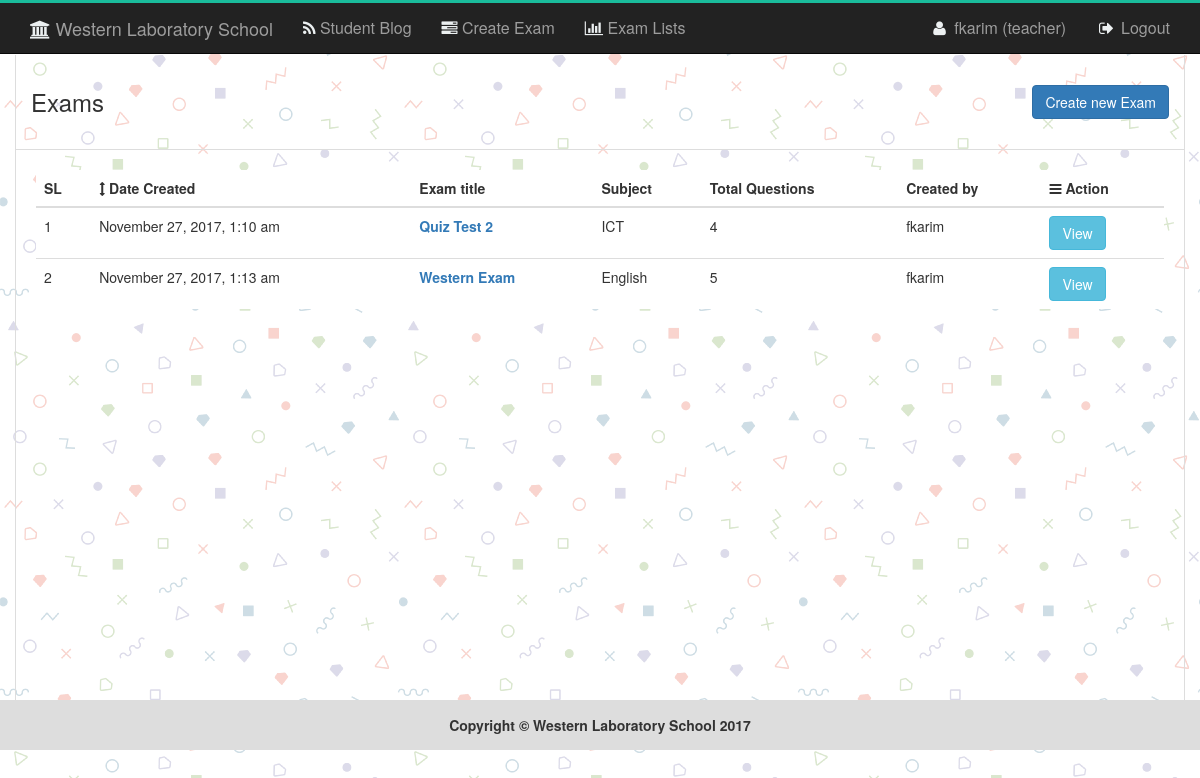
Page /examlist.php (signed in) on the committed database.
### tables this page shows
CREATE TABLE `tbl_exam` (
  `id` int(11) NOT NULL,
  `name` varchar(50) NOT NULL,
  `subject` varchar(50) NOT NULL,
  `author` varchar(50) NOT NULL,
  `edate` timestamp NOT NULL DEFAULT CURRENT_TIMESTAMP
);

### libs/Session.php (called while the page is built, shortened)
<?php
class Session{
	 public static function get($key){
	 	if (isset($_SESSION[$key])) {
	 		return $_SESSION[$key];
	 	} else {
	 		return false;
	 	}
	 }
}
?>

### libs/Database.php (called while the page is built, shortened)
<?php
Class Database{
	public $host   = DB_HOST;
	public $user   = DB_USER;
	public $pass   = DB_PASS;
	public $dbname = DB_NAME;
	public $link;
	private function connectDB(){
	$this->link = new mysqli($this->host, $this->user, $this->pass, $this->dbname);
 }
	public function select($query){
		$result = $this->link->query($query) or die($this->link->error.__LINE__);
		if($result->num_rows > 0){
			return $result;
		} else {
			return false;
		}
	}
}

### classes/exam.php (called while the page is built, shortened)
<?php
	include_once ("/../libs/Session.php");
    include_once ("/../libs/Database.php");
    include_once ("/../helpers/Format.php");
Class Exam{
	private $db;
	public function __construct(){
		$this->db = new Database();
	}
	public function getAllExam(){
			$query = "SELECT * FROM tbl_exam";
			$getData = $this->db->select($query);
			if($getData){
			return $getData;
			}else{
				return false;
			}
		}
	public function getQuestionByExam($id){
			$query = "SELECT * FROM tbl_ques WHERE examid='$id'";
			$getData = $this->db->select($query);
			if ($getData) {
				return $getData->num_rows;
			}else{
				return 0;
			}
	}
	}
?>

### helpers/Format.php (called while the page is built, shortened)
<?php
class Format{
	public function formatDate($date){
		return date('F j, Y, g:i a', strtotime($date));
	}
}
?>

### examlist.php (the view, shortened to what this page needs)
<?php
include_once "header.php";
?>
<section id="examlist">
    <div class="container obls_margin obls_border">
        <div class="row">
            <div class="col-md-6 examlistpad">
                <span style="font-size:24px;">Exams</span>
            </div>
            <?php
              if(!Session::get("checkusertype")){
            ?>
            <div class="col-md-6 text-right examlistpad">
                <div class="">
                  <a href="createexam.php" class="btn btn-primary">Create new Exam</a>
                </div>
            </div>
            <?php } ?>
        </div>
        <div class="row" id="postdetails">
            <div class="col-md-12" style="padding:20px;">
                <table class="table table-hover exlisttable" style="background:#fff">
                    <thead>
                      <tr>
                        <th>SL</th>
                        <th><i class="fa fa-arrows-v" aria-hidden="true"></i> Date Created</th>
                        <th>Exam title</th>
                        <th>Subject</th>
                        <th>Total Questions</th>
                        <th>Created by</th>
                        <th><i class="fa fa-bars" aria-hidden="true"></i> Action</th>
                      </tr>
                    </thead>
                    <tbody>
                    <?php
                    $i=0;
                    $getex= $ex->getAllExam();
                    if ($getex) {
                    while ($row = $getex->fetch_assoc()) {
                      $i++;
                      $gettotal = $ex->getQuestionByExam($row['id']);
                ?>
                      <tr>
                        <td><?php echo $i;?></td>
                        <td><?php echo $fm->formatDate($row['edate']);?></td>
                        <td><strong><a href="#"><?php echo $row['name'];?></a></strong></td>
                        <td><?php echo $row['subject'];?></td>
                        <td><?php echo $gettotal; ?></td>
                        <td><?php echo $row['author'];?></td>
                        <td>
                            <div class="left_pad">
                              <?php
                                if(Session::get("checkusertype")){
                              ?>
                              <a href="starttest.php?exid=<?php echo $row['id'];?>" class="btn btn-danger">Start Test</a>
                              <?php
                                }else{
                              ?>
                              <a href="questionlist.php?viewex=<?php echo $row['id'];?>" class="btn btn-info">View</a>
                              <?php } ?>
                            </div>
                        </td>
                      </tr>
                    <?php
                      }
                    }else{
                      echo '<tr><td class="error" colspan="5">nothing found !</td></tr>';
                    }
                    ?>
                    </tbody>
                </table>
            </div>
        </div>
    </div>
</section>
<?php
include_once "footer.php";
?>

### assets/css/main.css (style rules this page uses)
body { background-image: url("../img/logintexture.png"); }
.obls_border { border-left: 1px solid #ddd; border-right: 1px solid #ddd; }
.obls_margin { margin-top: 55px; }
#postdetails { min-height: 550px; padding-bottom: 30px; }
.examlistpad { padding: 30px 15px; border-bottom: 1px solid #ddd; }

### rows in the picture
tbl_exam: edate "November 27, 2017, 1:10 am", name "Quiz Test 2", subject "ICT", gettotal "4", author "fkarim"
tbl_exam: edate "November 27, 2017, 1:13 am", name "Western Exam", subject "English", gettotal "5", author "fkarim"

### other values in the picture
Session::get('username') "fkarim"
Session::get("usertype") "teacher"
